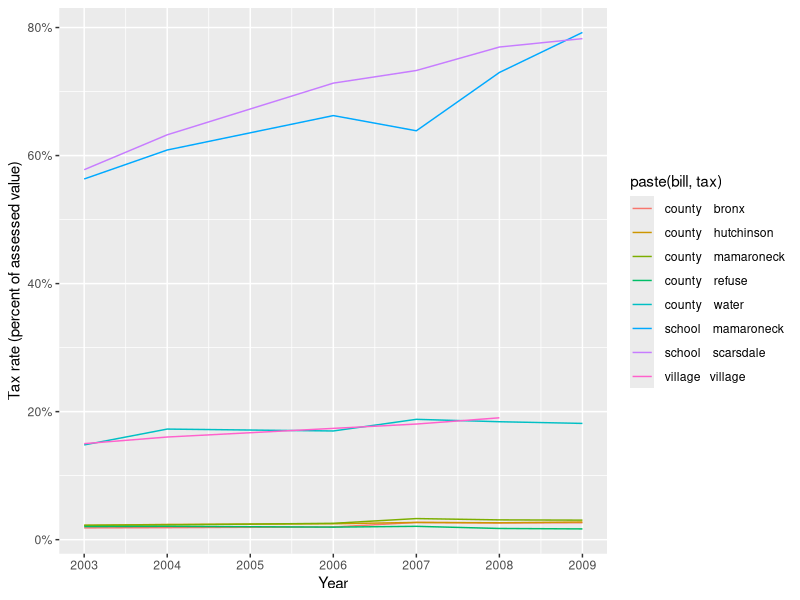

Source code (R):
#!/usr/bin/Rscript --vanilla
library(ggplot2)
library(reshape2)
library(scales)

tax <- read.csv(
  'grandma/tax-rates.csv',
  colClasses = c('numeric', 'factor', 'factor', 'numeric')
)
tax$rate <- tax$rate/1000

rates.over.time <- ggplot(na.omit(tax)) +
  aes(x = year, y = rate, group = paste(bill, tax), color = paste(bill, tax)) +
  scale_x_continuous('Year', breaks=unique(tax$year)) +
  scale_y_continuous('Tax rate (percent of assessed value)', labels = percent) +
  geom_line()
